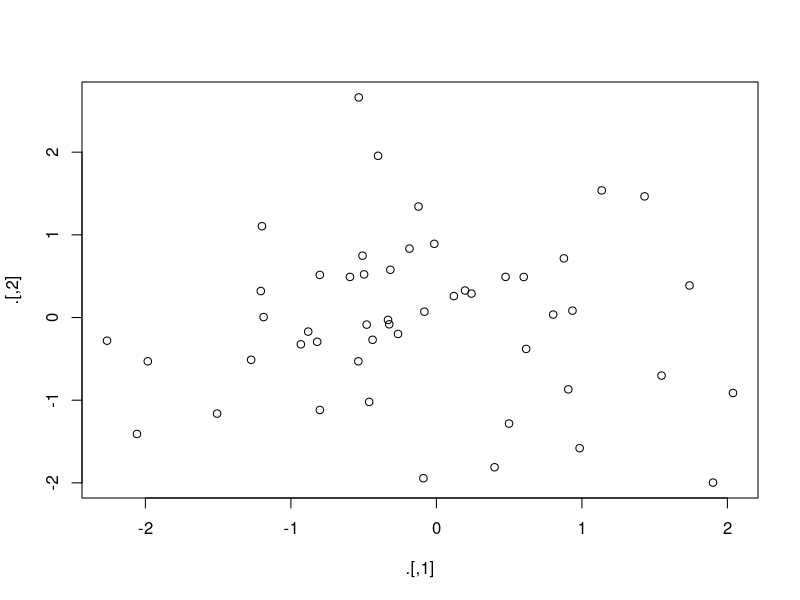

Generate this figure with R: (Note: this script raises an error after producing the figure.)
# remove all variables and clear console
rm(list=ls())
cat("\014")  

# PIPES
# pipes %>% are from the magrittr package. also in tidyverse automatically
library(magrittr)
library(tidyverse)

# pipes are like 'then', where the next step in the pipe operates on the outcome of the previous line
# this saves time/space by skipping naming intermediate variables

# Normally, %>% suppresses displaying the current value in the operation, to display it, use %T>%
rnorm(100) %>%
  matrix(ncol = 2) %T>%
  plot() %>%
  str()

# FUNCTIONS
# Functions automate common tasks

rescale01 <- function(x) {
  rng <- range(x, na.rm = TRUE, finite = TRUE)
  (x - rng[1]) / (rng[2] - rng[1])
}

x <- c(1:10, Inf)
rescale01(x)

# If statements. The condition must evaluate to TRUE or FALSE
if (a==2) {
  # Do something
  b <- 1 
} else {
    # Do something else
    b <- 2
}

# If there are many conditional paths, use the switch function

#> function(x, y, op) {
#>   switch(op,
#>     plus = x + y,
#>     minus = x - y,
#>     times = x * y,
#>     divide = x / y,
#>     stop("Unknown op!")
#>   )
#> }

# Setting a default value for your function
# Compute confidence interval around mean using normal approximation
mean_ci <- function(x, conf = 0.95) {
  se <- sd(x) / sqrt(length(x))
  alpha <- 1 - conf
  mean(x) + se * qnorm(c(alpha / 2, 1 - alpha / 2))
}

# Good practice to add sanity checks into your functions
wt_mean <- function(x, w) {
  if (length(x) != length(w)) {
    stop("`x` and `w` must be the same length", call. = FALSE)
  }
  sum(w * x) / sum(w)
}

# The return value of a function is usually the last statement it evaluates
# If you want to return early or explicity state the return value, use return()

# VECTORS
# R has two types of vectors
# 1) Atomic vectors are homogenous (just integers, logicals, doubles etc.)
# 2) Lists are heterogeneous, and can contain any type of data, even other lists
# Besides its values, each vector has 2 properties, its type and length
typeof(letters)
someNumbers <- c(1,222,31)
length(someNumbers)

# Changing vector data types skipped

# Naming vectors
# Naming vectors at creation
a <- c(x = 1, y = 5, z = 3)
a
# Naming after 
library(tidyverse)
set_names(1:3, c("a", "b", "c"))

# In tibbles, we subset using filter(), to generally subset in R, use []
# Subsetting by position
x <- c("one", "two", "three", "four", "five")
x[c(3, 2, 5)]

# Subsetting w/ logical vector
x <- c(2, NA, 3)
x[!is.na(x)]

# Subset with names (if it's a named vector)
x <- c(abc = 1, def = 2, xyz = 5)
x[c("xyz", "def")]

# Lists (aka recursive vectors)
# Creating a list
x <- list(1,2,5)

# attributes are metadata that you can assign to vectors. like class, dimensions etc. skipped
# str() returns the structure of the list
str(x)

# named lists
x_named <- list(a = 1, b = 2, c = 3)
str(x_named)

# lists can contain mixed data types
y <- list("a", 1L, 1.5, TRUE, list(1,9,4,2))
str(y)

# subsetting list is similar to subsetting a vector
a <- list(a = 1:3, b = "a string", c = pi, d = list(-1, -5))

# single square brackets just returns a smaller list containing what you subsetted
str(a[1])

# double square brackets actually extracts the value alone, removing a level of hierarchy from the list
str(a[[1]])

# getting one value in the above example 
a[[1]][2]

# $ extracts named elements from a list, and works like [[]]
a$a
str(a$a)

# Dates, factors, and tibbbles are also vectors

# ITERATION
# For loops. Suppose we want to calculate the median for each column
df <- tibble(
  a = rnorm(10),
  b = rnorm(10),
  c = rnorm(10),
  d = rnorm(10)
)

# Declare a vector to store the results as doubles
output <- vector("double", ncol(df))
for (i in seq_along(df)) {
  output[[i]] <- median(df[[i]])
}
output

# For loop variations
# applying a function with for loops
for (i in seq_along(df)) {
  df[[i]] <- rescale01(df[[i]]) # Use [[]] for things inside list or df to be safe
}
df

# Iterating over names skipped
# Unknown output length skipped

# Use while loop for unknown iteration lengths

# functionals. a for loop can be put inside a function. also, a second variable, in this case fun, can be used to generalize what the function does
# e.g. calculate mean or mediam
col_summary <- function(df, fun) {
  out <- vector("double", length(df))
  for (i in seq_along(df)) {
    out[i] <- fun(df[[i]])
  }
  out
}
col_summary(df, median)
col_summary(df, mean)

# map functions skipped.
# walk skipped